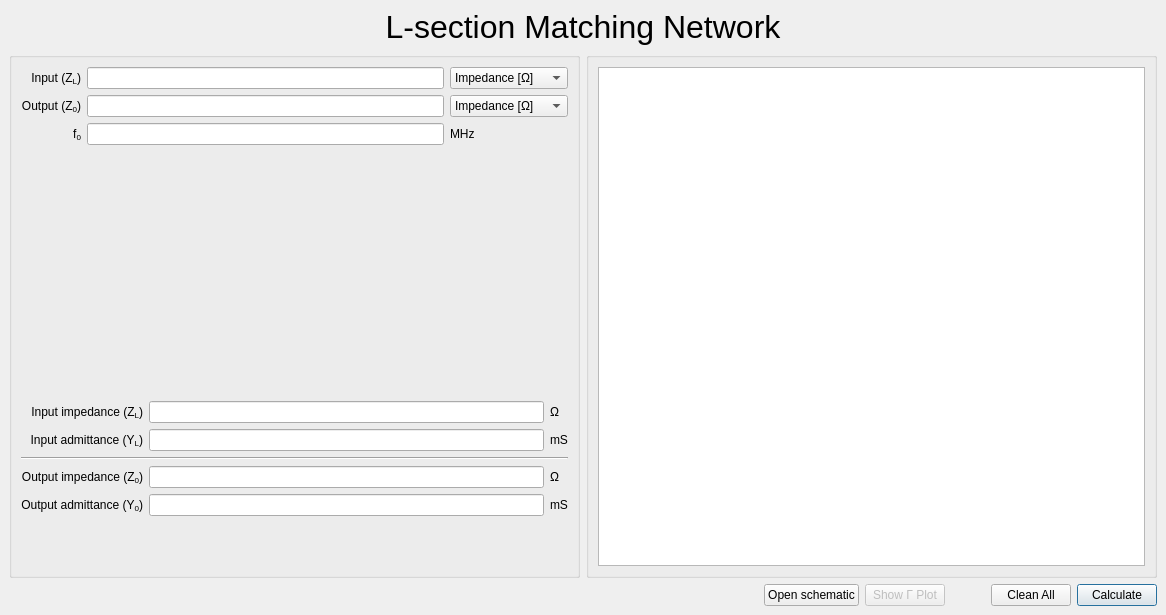
<?xml version="1.0" encoding="UTF-8"?>
<ui version="4.0">
 <author>Francesco Urbani</author>
 <class>MainWindow</class>
 <widget class="QMainWindow" name="MainWindow">
  <property name="geometry">
   <rect>
    <x>0</x>
    <y>0</y>
    <width>1166</width>
    <height>615</height>
   </rect>
  </property>
  <property name="windowTitle">
   <string notr="true">Lumped Parameters Matching</string>
  </property>
  <widget class="QWidget" name="centralwidget">
   <layout class="QVBoxLayout" name="verticalLayout">
    <item>
     <widget class="QLabel" name="label_19">
      <property name="text">
       <string>&lt;html&gt;&lt;head/&gt;&lt;body&gt;&lt;p&gt;&lt;span style=&quot; font-size:24pt;&quot;&gt;L-section Matching Network&lt;/span&gt;&lt;/p&gt;&lt;/body&gt;&lt;/html&gt;</string>
      </property>
      <property name="alignment">
       <set>Qt::AlignCenter</set>
      </property>
     </widget>
    </item>
    <item>
     <layout class="QGridLayout" name="gridLayout">
      <item row="0" column="0">
       <widget class="QGroupBox" name="groupBox_2">
        <property name="title">
         <string/>
        </property>
        <layout class="QVBoxLayout" name="verticalLayout_4">
         <item>
          <layout class="QGridLayout" name="gridLayout_8">
           <item row="0" column="2">
            <widget class="QComboBox" name="comboBox">
             <item>
              <property name="text">
               <string>Impedance [Ω]</string>
              </property>
             </item>
             <item>
              <property name="text">
               <string>Admittance [mS]</string>
              </property>
             </item>
            </widget>
           </item>
           <item row="1" column="2">
            <widget class="QComboBox" name="comboBox_2">
             <item>
              <property name="text">
               <string>Impedance [Ω]</string>
              </property>
             </item>
             <item>
              <property name="text">
               <string>Admittance [mS]</string>
              </property>
             </item>
            </widget>
           </item>
           <item row="1" column="1">
            <widget class="QLineEdit" name="output_box"/>
           </item>
           <item row="1" column="0">
            <widget class="QLabel" name="label_73">
             <property name="sizePolicy">
              <sizepolicy hsizetype="Minimum" vsizetype="Preferred">
               <horstretch>0</horstretch>
               <verstretch>0</verstretch>
              </sizepolicy>
             </property>
             <property name="text">
              <string>Output (Z&lt;sub&gt;0&lt;/sub&gt;)</string>
             </property>
             <property name="alignment">
              <set>Qt::AlignRight|Qt::AlignTrailing|Qt::AlignVCenter</set>
             </property>
            </widget>
           </item>
           <item row="0" column="1">
            <widget class="QLineEdit" name="input_box"/>
           </item>
           <item row="0" column="0">
            <widget class="QLabel" name="label_72">
             <property name="sizePolicy">
              <sizepolicy hsizetype="Minimum" vsizetype="Preferred">
               <horstretch>0</horstretch>
               <verstretch>0</verstretch>
              </sizepolicy>
             </property>
             <property name="text">
              <string>Input (Z&lt;sub&gt;L&lt;/sub&gt;)</string>
             </property>
             <property name="alignment">
              <set>Qt::AlignRight|Qt::AlignTrailing|Qt::AlignVCenter</set>
             </property>
            </widget>
           </item>
           <item row="2" column="1">
            <widget class="QLineEdit" name="f0_box"/>
           </item>
           <item row="2" column="0">
            <widget class="QLabel" name="label_70">
             <property name="sizePolicy">
              <sizepolicy hsizetype="Minimum" vsizetype="Preferred">
               <horstretch>0</horstretch>
               <verstretch>0</verstretch>
              </sizepolicy>
             </property>
             <property name="text">
              <string>f&lt;sub&gt;0&lt;/sub&gt;</string>
             </property>
             <property name="alignment">
              <set>Qt::AlignRight|Qt::AlignTrailing|Qt::AlignVCenter</set>
             </property>
            </widget>
           </item>
           <item row="2" column="2">
            <widget class="QLabel" name="label_7">
             <property name="text">
              <string>MHz</string>
             </property>
            </widget>
           </item>
          </layout>
         </item>
         <item>
          <spacer name="verticalSpacer_2">
           <property name="orientation">
            <enum>Qt::Vertical</enum>
           </property>
           <property name="sizeHint" stdset="0">
            <size>
             <width>20</width>
             <height>40</height>
            </size>
           </property>
          </spacer>
         </item>
         <item>
          <layout class="QGridLayout" name="gridLayout_15">
           <item row="4" column="0">
            <widget class="QLabel" name="label_17">
             <property name="text">
              <string>Output admittance (Y&lt;sub&gt;0&lt;/sub&gt;)</string>
             </property>
             <property name="alignment">
              <set>Qt::AlignRight|Qt::AlignTrailing|Qt::AlignVCenter</set>
             </property>
            </widget>
           </item>
           <item row="3" column="1">
            <widget class="QLineEdit" name="imp_output_box">
             <property name="readOnly">
              <bool>true</bool>
             </property>
            </widget>
           </item>
           <item row="5" column="1">
            <spacer name="verticalSpacer">
             <property name="orientation">
              <enum>Qt::Vertical</enum>
             </property>
             <property name="sizeType">
              <enum>QSizePolicy::Minimum</enum>
             </property>
             <property name="sizeHint" stdset="0">
              <size>
               <width>20</width>
               <height>50</height>
              </size>
             </property>
            </spacer>
           </item>
           <item row="3" column="2">
            <widget class="QLabel" name="label_108">
             <property name="text">
              <string>Ω</string>
             </property>
            </widget>
           </item>
           <item row="0" column="2">
            <widget class="QLabel" name="label_106">
             <property name="text">
              <string>Ω</string>
             </property>
            </widget>
           </item>
           <item row="0" column="1">
            <widget class="QLineEdit" name="imp_input_box">
             <property name="readOnly">
              <bool>true</bool>
             </property>
            </widget>
           </item>
           <item row="4" column="1">
            <widget class="QLineEdit" name="adm_output_box">
             <property name="readOnly">
              <bool>true</bool>
             </property>
            </widget>
           </item>
           <item row="2" column="0" colspan="3">
            <widget class="Line" name="line">
             <property name="orientation">
              <enum>Qt::Horizontal</enum>
             </property>
            </widget>
           </item>
           <item row="4" column="2">
            <widget class="QLabel" name="label_109">
             <property name="text">
              <string>mS</string>
             </property>
            </widget>
           </item>
           <item row="1" column="0">
            <widget class="QLabel" name="label_15">
             <property name="text">
              <string>Input admittance (Y&lt;sub&gt;L&lt;/sub&gt;)</string>
             </property>
             <property name="alignment">
              <set>Qt::AlignRight|Qt::AlignTrailing|Qt::AlignVCenter</set>
             </property>
            </widget>
           </item>
           <item row="3" column="0">
            <widget class="QLabel" name="label_16">
             <property name="text">
              <string>Output impedance (Z&lt;sub&gt;0&lt;/sub&gt;)</string>
             </property>
             <property name="alignment">
              <set>Qt::AlignRight|Qt::AlignTrailing|Qt::AlignVCenter</set>
             </property>
            </widget>
           </item>
           <item row="1" column="2">
            <widget class="QLabel" name="label_107">
             <property name="text">
              <string>mS</string>
             </property>
            </widget>
           </item>
           <item row="0" column="0">
            <widget class="QLabel" name="label_14">
             <property name="text">
              <string>Input impedance (Z&lt;sub&gt;L&lt;/sub&gt;)</string>
             </property>
             <property name="alignment">
              <set>Qt::AlignRight|Qt::AlignTrailing|Qt::AlignVCenter</set>
             </property>
            </widget>
           </item>
           <item row="1" column="1">
            <widget class="QLineEdit" name="adm_input_box">
             <property name="readOnly">
              <bool>true</bool>
             </property>
            </widget>
           </item>
          </layout>
         </item>
        </layout>
       </widget>
      </item>
      <item row="0" column="1">
       <widget class="QGroupBox" name="groupBox_3">
        <property name="title">
         <string/>
        </property>
        <layout class="QVBoxLayout" name="verticalLayout_5">
         <item>
          <widget class="QTextBrowser" name="textBrowser"/>
         </item>
        </layout>
       </widget>
      </item>
      <item row="2" column="0" colspan="2">
       <layout class="QHBoxLayout" name="horizontalLayout_2">
        <item>
         <spacer name="horizontalSpacer">
          <property name="orientation">
           <enum>Qt::Horizontal</enum>
          </property>
          <property name="sizeHint" stdset="0">
           <size>
            <width>40</width>
            <height>20</height>
           </size>
          </property>
         </spacer>
        </item>
        <item>
         <widget class="QPushButton" name="open_pdf_sketch_button">
          <property name="text">
           <string>Open schematic</string>
          </property>
         </widget>
        </item>
        <item>
         <widget class="QPushButton" name="plot">
          <property name="enabled">
           <bool>false</bool>
          </property>
          <property name="autoFillBackground">
           <bool>false</bool>
          </property>
          <property name="text">
           <string>Show Γ Plot</string>
          </property>
          <property name="checkable">
           <bool>false</bool>
          </property>
          <property name="autoExclusive">
           <bool>false</bool>
          </property>
          <property name="autoDefault">
           <bool>true</bool>
          </property>
          <property name="default">
           <bool>false</bool>
          </property>
          <property name="flat">
           <bool>false</bool>
          </property>
         </widget>
        </item>
        <item>
         <spacer name="horizontalSpacer_14">
          <property name="orientation">
           <enum>Qt::Horizontal</enum>
          </property>
          <property name="sizeType">
           <enum>QSizePolicy::Fixed</enum>
          </property>
          <property name="sizeHint" stdset="0">
           <size>
            <width>40</width>
            <height>20</height>
           </size>
          </property>
         </spacer>
        </item>
        <item>
         <widget class="QPushButton" name="Clean_all_button_3">
          <property name="text">
           <string>Clean All</string>
          </property>
         </widget>
        </item>
        <item>
         <widget class="QPushButton" name="Calculate_button_3">
          <property name="text">
           <string>Calculate</string>
          </property>
          <property name="autoDefault">
           <bool>true</bool>
          </property>
          <property name="default">
           <bool>true</bool>
          </property>
         </widget>
        </item>
       </layout>
      </item>
     </layout>
    </item>
   </layout>
  </widget>
  <action name="actionAbout">
   <property name="text">
    <string>About</string>
   </property>
  </action>
  <action name="actiondsd">
   <property name="text">
    <string>dsd</string>
   </property>
  </action>
 </widget>
 <tabstops>
  <tabstop>input_box</tabstop>
  <tabstop>output_box</tabstop>
  <tabstop>f0_box</tabstop>
  <tabstop>Clean_all_button_3</tabstop>
  <tabstop>Calculate_button_3</tabstop>
  <tabstop>comboBox_2</tabstop>
  <tabstop>comboBox</tabstop>
  <tabstop>plot</tabstop>
  <tabstop>open_pdf_sketch_button</tabstop>
 </tabstops>
 <resources/>
 <connections/>
</ui>
